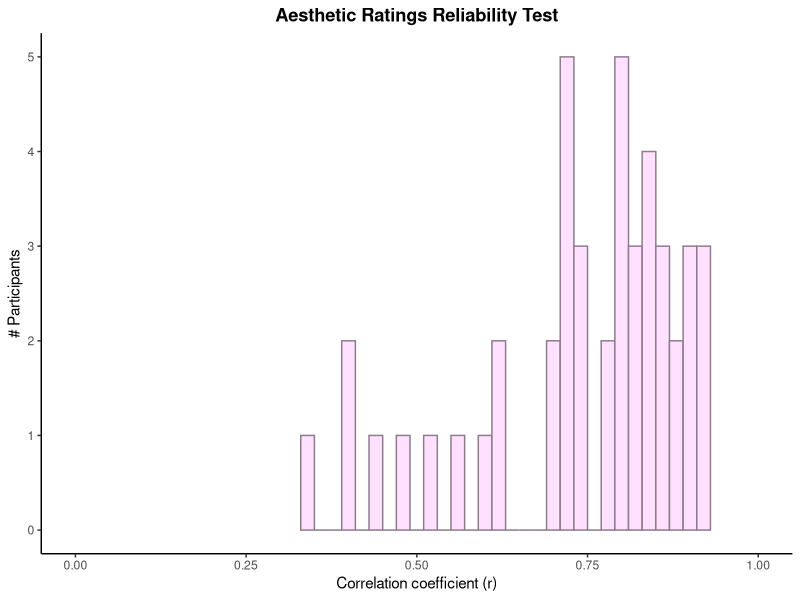

R code for this plot:
# Exp2_Reliability.R
#
# Authors: Edward Vessel, Laura Pasqualette, R. Muralikrishnan
# Last modified: 2023-06-16
# Description: test-retest reliability analysis for Exp. 2
# Vessel, Pasqualette, Uran, Koldehoff, Bignardi, Vinck (2023). Self-relevance predicts aesthetic appeal for real and synthetic artworks generated via neural style transfer. Psychological Science.

setwd("Experiment_2")

library(tidyverse)
library(magrittr)
library(ggpubr)
library(psych)
library(ggplot2)


#################### Load raw rating data ###############################
##open file###
Ratings_AllSubj_raw <- read_delim("Exp2_Dataratings_Full.csv", delim = ";", col_names = TRUE)

#full dataset
Ratings_AllSubj_raw %>%
  arrange(Subj, Block) -> Ratings_AllSubj



############Reliability test (test-retest) and hist plot for aesthetic appeal ##################

#Use full dataset
Ratings_AllSubj %>% filter(Block == "b1") %>% select(Subj, Trial, Response) -> b1
Ratings_AllSubj %>% filter(Block == "b2") %>% select(Subj, Trial, Response) -> b2


b1 %>% inner_join(b2, by = c("Subj", "Trial")) %>%
  group_by(Subj) %>%
  group_split() -> ft12

# Create an empty tibble with two columns
#ft12_cortib <- tibble(Subj = double(), Reliability_Coeff = double())
ft12_cortib <- tibble(Subj = char(""), Reliability_Coeff = double())

#loop to compute the reliability score (Pearson r)
for (i in 1:length(ft12)){
  # Run the correlation and store it temporarily
  cortab_temp <- cor(ft12[[i]]$Response.x, ft12[[i]]$Response.y, use = "complete.obs", method = "pearson")
  # Add the relevant values to the tibble
  ft12_cortib %<>% dplyr::add_row(Subj = ft12[[i]]$Subj[1], Reliability_Coeff = cortab_temp)

}

rz<- fisherz(ft12_cortib$Reliability_Coeff) #convert r to z
sd(rz) #get the SD for the z-scores 0.3286387
mean(rz) #mean of z-scores 1.031765
#calculate the CI 95%
Lower_limit <-  mean(rz) - (1.96)*( sd(rz)) #  # (z(mean) -+ (1.96)*(SD))
Upper_limit <-  mean(rz) + (1.96)*( sd(rz)) # 
fisherz2r(mean(rz)) #convert z to r 0.77
fisherz2r(Lower_limit) # 0.37
fisherz2r(Upper_limit) #   0.93

#histogram
ft12_cortib %>%
  ggplot(aes(x=Reliability_Coeff)) + theme_classic()+
  geom_histogram(binwidth = 0.02, color = "thistle4", fill='thistle1')+
  labs(title ="Aesthetic Ratings Reliability Test", x = "Correlation coefficient (r)", y = "# Participants")+
  theme(plot.title = element_text(hjust = 0.5, face = "bold")) + coord_cartesian(xlim=c(0,1))
range(ft12_cortib$Reliability_Coeff)


#Identify low reliability observers
subset(ft12_cortib, Reliability_Coeff < 0.5)

#NOTE: These 5 observers were excluded from Dataratings_Final.csv, which is used for the remaining analyses

####### Compute average reliability again after removing these participants


#Excluding subjs s23, s37, s42, s49 and s50 for reliability test below 0.5
Ratings_AllSubj_raw %>%
  arrange(Subj, Block) %>%
  filter(!Subj %in% c("s23", "s37", "s42", "s49", "s50")) -> Ratings_ReliableSubj

#Use full dataset
Ratings_ReliableSubj %>% filter(Block == "b1") %>% select(Subj, Trial, Response) -> b1r
Ratings_ReliableSubj %>% filter(Block == "b2") %>% select(Subj, Trial, Response) -> b2r


b1r %>% inner_join(b2r, by = c("Subj", "Trial")) %>%
  group_by(Subj) %>%
  group_split() -> ft12r

# Create an empty tibble with two columns
#ft12_cortib <- tibble(Subj = double(), Reliability_Coeff = double())
ft12r_cortib <- tibble(Subj = char(""), Reliability_Coeff = double())

#loop to compute the reliability score (Pearson r)
for (i in 1:length(ft12r)){
  # Run the correlation and store it temporarily
  cortab_temp <- cor(ft12r[[i]]$Response.x, ft12r[[i]]$Response.y, use = "complete.obs", method = "pearson")
  # Add the relevant values to the tibble
  ft12r_cortib %<>% dplyr::add_row(Subj = ft12r[[i]]$Subj[1], Reliability_Coeff = cortab_temp)
  
}

rzr<- fisherz(ft12r_cortib$Reliability_Coeff) #convert r to z
sd(rzr) #get the SD for the z-scores 0.3286387
mean(rzr) #mean of z-scores 1.031765
#calculate the CI 95%
Lower_limit_r <-  mean(rzr) - (1.96)*( sd(rz)) #  # (z(mean) -+ (1.96)*(SD))
Upper_limit_r <-  mean(rz) + (1.96)*( sd(rz)) # 
fisherz2r(mean(rzr)) #convert z to r 0.80
fisherz2r(Lower_limit_r) # 0.43
fisherz2r(Upper_limit_r) #   0.93

# Estimate repeatable variance, using average of squared reliability scores
mean((ft12r_cortib$Reliability_Coeff)^2)
